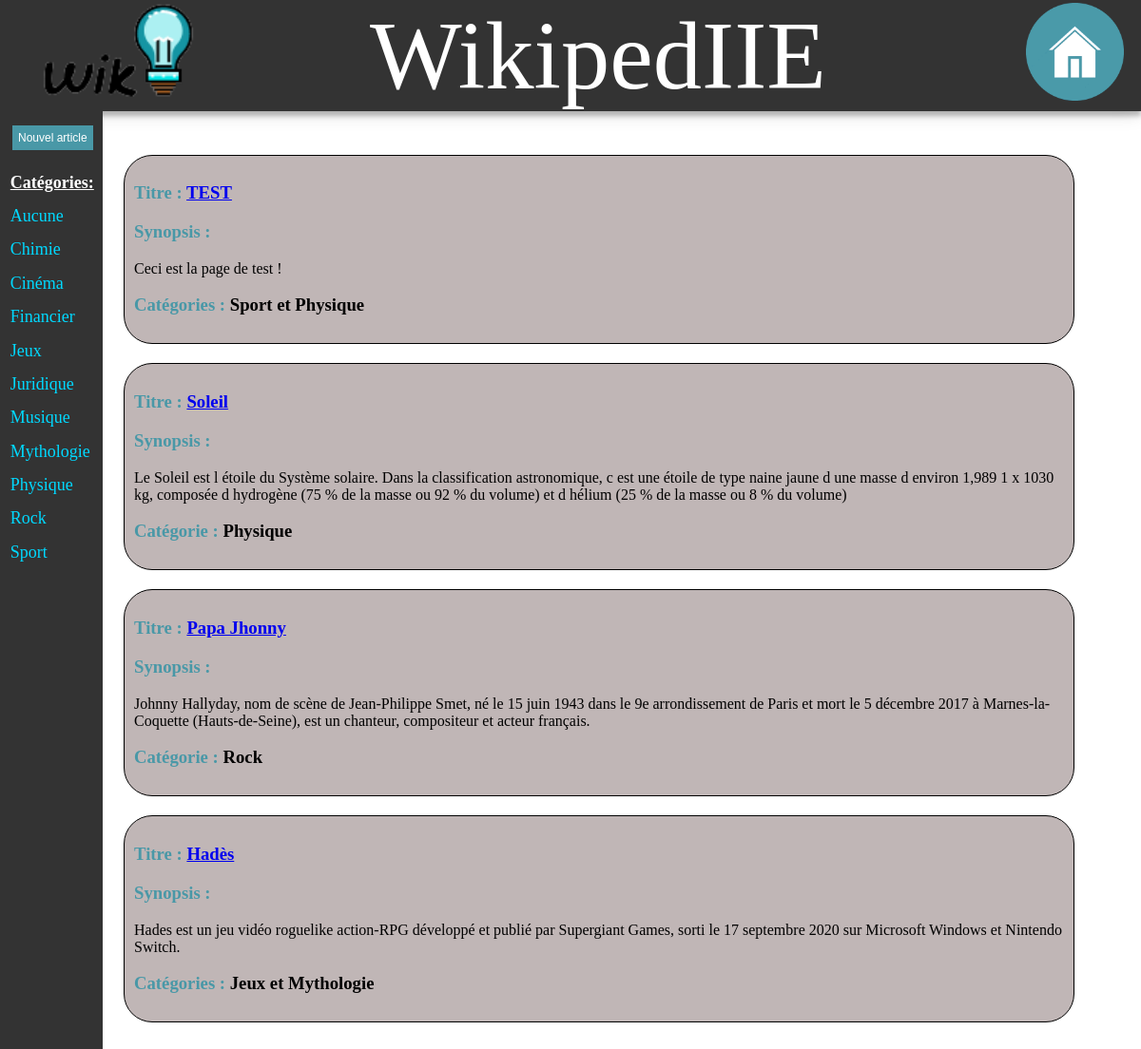
Screenshot of /vue/home.php with the database file from the repository.
### tables this page shows
create table if not exists Categorie(
    ID_CAT  int auto_increment,
    NAME    varchar(20) not null,
    primary key(ID_CAT)
);

create table if not exists Page(
    ID_PAGE   int auto_increment,
	TITLE     varchar(50) not null ,
	URL       varchar(65) not null ,
	AUTHOR    varchar(30) not null ,
	DATE      date not null ,
	VALIDATED boolean not null ,
	SYNOPSIS  varchar(500) not null ,
	ID_ADMIN  int,
	ID_CAT1   int,
	ID_CAT2   int,
    primary key(ID_PAGE),
    constraint FK_Page_Admin foreign key (ID_ADMIN) references Admin(ID_ADMIN),
    constraint FK_Page_Categorie0 foreign key (ID_CAT1) references Categorie(ID_CAT),
    constraint FK_Page_Categorie1 foreign key (ID_CAT2) references Categorie(ID_CAT)
);

### Model/dbFactory.php (called while the page is built, shortened)
<?php
class dbFactory{
  private $dbname = "wikipediie";
  private $host = "mariadb";
  private $port = 3306;
  private $password = PASS;
  private $id = "root";
  function createService() {
    return new \PDO("mysql:dbname=".$this->dbname.";host=".$this->host.";port=".$this->port, $this->id, $this->password);
  }
  function requete($requete) {
    $co = $this->createService();
    $stmt = $co->prepare($requete);
    $stmt->execute();
    return $stmt;
  }
}

### vue/home.php (the view, shortened to what this page needs)
<?php
function displayArticle($sql){
    $dbfactory = new \Rediite\Model\Factory\dbFactory();
    $stmt = $dbfactory->requete($sql);
    foreach ($stmt->fetchAll() as $page) { ?>
    <div class='container'>
        <h3> Titre : <span class="black"><a href='./loadpage.php?url=<?php echo $page['URL']; ?>'><?php echo $page["TITLE"]; ?></a></span></h3>
        <h3> Synopsis : </h3>
        <p>
        <?php echo $page["SYNOPSIS"];?>
        </p>
        <?php
            if(strcmp($page["NAME1"], "") == 0){
                ?>
                <h3> Catégorie : <span class="black"> Aucune </span></h3>
                <?php
            }
            elseif(strcmp($page["NAME"], "") == 0){
                ?>
                <h3> Catégorie : <span class="black"> <?php echo $page["NAME1"]?></span></h3>
                <?php
            }
            else{
                ?>
                <h3> Catégories : <span class="black"> <?php echo $page["NAME1"]." et ".$page["NAME"]; ?></span></h3>
                <?php
            }
        ?>
    </div>
<?php }
}
?>
<body>
    <div class="article">
    <?php include('sidebar.php') ?>
        <?php
        $sql = "SELECT p.TITLE, p.SYNOPSIS, p.URL, Ca.NAME as NAME1, Cat.NAME FROM Categorie Ca, Categorie Cat, Page p WHERE Ca.ID_CAT=p.ID_CAT1 AND Cat.ID_CAT=p.ID_CAT2";
        displayArticle($sql);
        ?>
    </div>
</body>

### vue/sidebar.php
<aside>
  <div class="sidenav">
  <form action="create.php" method="POST">
    <input class="button1" type="submit" value="Nouvel article">
  </form>
    <div class="lienAside">
      <span class="categorie"><b><u>Catégories:</u></b></span>
<?php
      $dbfactory = new \Rediite\Model\Factory\dbFactory();
      $stmt = $dbfactory->requete("SELECT * FROM Categorie ORDER BY name;");
      foreach ($stmt->fetchAll() as $cat) {
        if(!empty($cat['NAME']))
          echo "<a href='home.php?filter=".$cat['NAME']."'>".$cat['NAME']."</a>";
      }
    ?>
    </div>
  </div>
</aside>

### vue/style.css (style rules this page uses)
.menu { margin-bottom: 3%; height: 10%; background-color: #333333; box-shadow: 0 0 20px 0 rgba(0, 0, 0, 0.2), 0 5px 5px 0 rgba(0, 0, 0, 0.24); }
.menu ul { list-style: none; display: flex; justify-content: space-between; height: 100%; }
#li_wikipediie { height: 100%; }
.menu a { text-align:center; text-decoration: none; color:white; }
#logo { flex:1; height: 8.8vh; margin: 2%; }
#rouage { flex: 3; margin-top: 5px; height: 8.8vh; margin: 0.3vh; margin-right: 1.5vw; }
#wikipediie { flex:2; font-size: 8.8vh; margin: 2%; }
.menu li a { color: white; text-align: center; text-decoration: none; }
.container { margin: 10px; border-radius: 30px; border: solid 1px; padding: 10px; margin-bottom: 2%; }
.sidenav { margin-top: -3%; margin-left : -10% !important; height: 100vh; position: fixed; display: flex; flex-direction: column; background-color: #333333 !important; margin-right: 2%; padding-right: 3%; width: 6vw; }
.sidenav a { padding: 10% 5% 10% 7%; text-decoration: none; font-size: 1.5vw; color: rgb(0, 217, 255); display: block; z-index: 100; background-color: #333333 !important; padding-left: 15%; }
.article { margin-left : 10vw; margin-right: 5%; overflow-y: scroll; scrollbar-width: thin; height: 80%; }
.article div { background-color: rgb(192, 182, 182); }
.article div h3, h1, h2, h4 { color:#4998a7; font: bold; }
.black { font-style: normal; color: black; }
.black a { font-style: normal; }
.button1, .button2, .btnsuppr { background-color: #4998a7; color: white; border: 1px solid #333333; text-align: center; text-decoration: none; font-size: 1vw; cursor: pointer; }
.button1 { margin-top: 20%; margin-left: 1vw; height: auto; padding: 0.5vh 0.5vw; }
body { overflow-y: hidden; margin: 0%; }
.categorie { padding: 10% 5% 10% 7%; text-decoration: none; font-size: 1.5vw; color: white; display: block; z-index: 100; background-color: #333333 !important; padding-left: 15%; }

### rows the page displays
categorie: NAME "Aucune"
categorie: NAME "Chimie"
categorie: NAME "Cinéma"
categorie: NAME "Financier"
categorie: NAME "Jeux"
categorie: NAME "Juridique"
categorie: NAME "Musique"
categorie: NAME "Mythologie"
categorie: NAME "Physique"
categorie: NAME "Rock"
categorie: NAME "Sport"
page: TITLE "TEST", SYNOPSIS "Ceci est la page de test !", ID_CAT1.NAME "Sport", ID_CAT2.NAME "Physique"
page: TITLE "Soleil", SYNOPSIS "Le Soleil est l étoile du Système solaire. Dans la classification astronomique, c est une étoile de type naine jaune d une masse d environ 1,989 1 x 1030 kg, composée d hydrogène (75 % de la masse ou 92 % du volume) et d hélium (25 % de la masse ou 8 % du volume)", ID_CAT1.NAME "Physique"
page: TITLE "Papa Jhonny", SYNOPSIS "Johnny Hallyday, nom de scène de Jean-Philippe Smet, né le 15 juin 1943 dans le 9e arrondissement de Paris et mort le 5 décembre 2017 à Marnes-la-Coquette (Hauts-de-Seine), est un chanteur, compositeur et acteur français.", ID_CAT1.NAME "Rock"
page: TITLE "Hadès", SYNOPSIS "Hades est un jeu vidéo roguelike action-RPG développé et publié par Supergiant Games, sorti le 17 septembre 2020 sur Microsoft Windows et Nintendo Switch.", ID_CAT1.NAME "Jeux", ID_CAT2.NAME "Mythologie"
